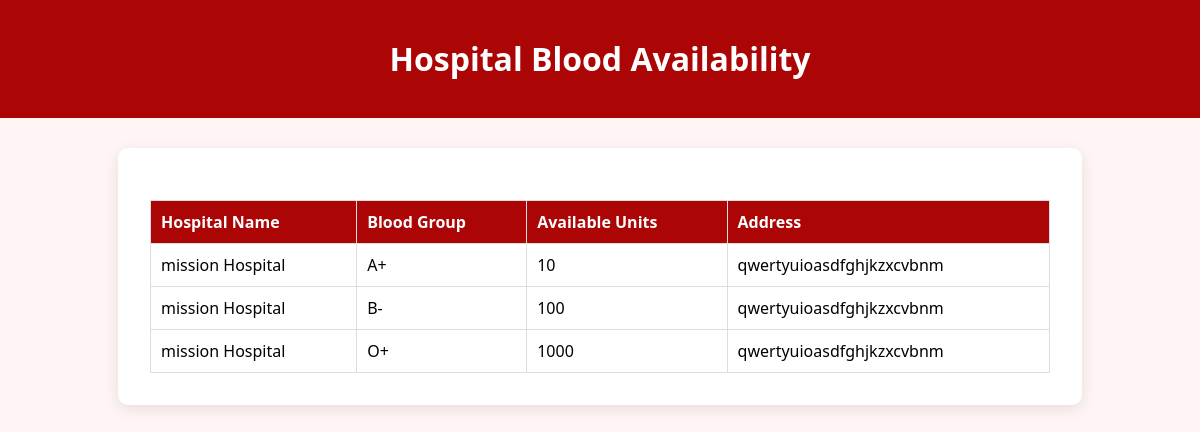
Page /patient/search-hospitals/ (signed in) on the earlier database version.
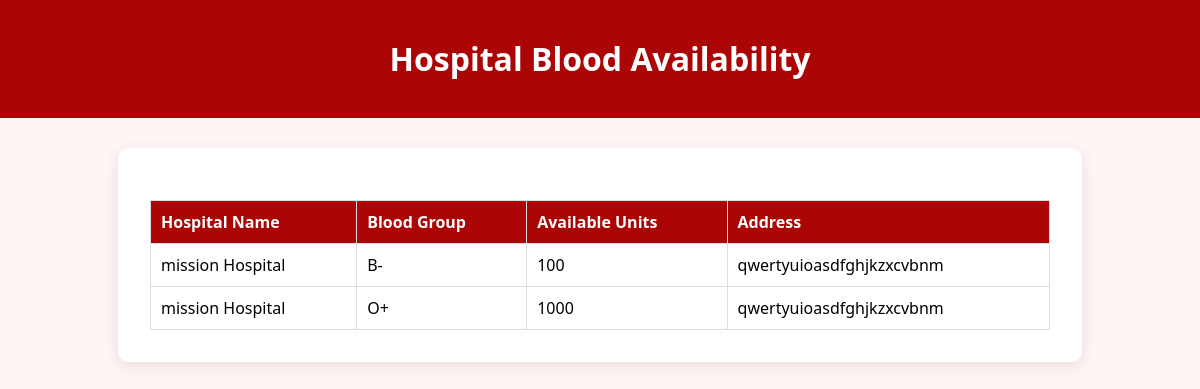
Same page on the later database version.
### bloodmanager/models.py (models this page shows, shortened)
class BloodStock(models.Model):
    hospital = models.ForeignKey(Hospital, on_delete=models.CASCADE, null=True, blank=True)
    blood_group = models.CharField(max_length=3, choices=BLOOD_GROUP_CHOICES)
    units = models.PositiveIntegerField(default=0)

class Hospital(models.Model):
    user = models.OneToOneField(User, on_delete=models.CASCADE)
    name = models.CharField(max_length=255)
    email = models.EmailField(null=True, blank=True)
    phone = models.CharField(max_length=20)
    address = models.TextField(null=True, blank=True)  # <-- add this

### bloodmanager/views.py (the view)
# urls.py: path('patient/search-hospitals/', views.search_hospitals, name='search-hospitals'),
@login_required
def search_hospitals(request):
    hospitals_with_stock = BloodStock.objects.filter(units__gt=0, hospital__isnull=False).select_related('hospital').order_by('hospital__name', 'blood_group')
    return render(request, 'patient/search_hospitals.html', {
        'hospitals_with_stock': hospitals_with_stock
    })

### bloodmanager/templates/patient/search_hospitals.html (shortened to what this page needs)
<!DOCTYPE html>
<html lang="en">
<head>
</head>
<body>
<header>
    <h1>Hospital Blood Availability</h1>
</header>
<div class="container">
    {% if hospitals_with_stock %}
    <table>
        <tr>
            <th>Hospital Name</th>
            <th>Blood Group</th>
            <th>Available Units</th>
            <th>Address</th>
        </tr>
        {% for stock in hospitals_with_stock %}
        <tr>
            <td>{{ stock.hospital.name }}</td>
            <td>{{ stock.blood_group }}</td>
            <td>{{ stock.units }}</td>
            <td>{{ stock.hospital.address }}</td>
        </tr>
        {% endfor %}
    </table>
    {% else %}
    <p>No hospital has available blood at the moment.</p>
    {% endif %}
</div>
</body>
</html>

Differences in the rows shown:
removed BloodStock: hospital.name "mission Hospital", blood_group "A+", units "10", hospital.address "qwertyuioasdfghjkzxcvbnm"
